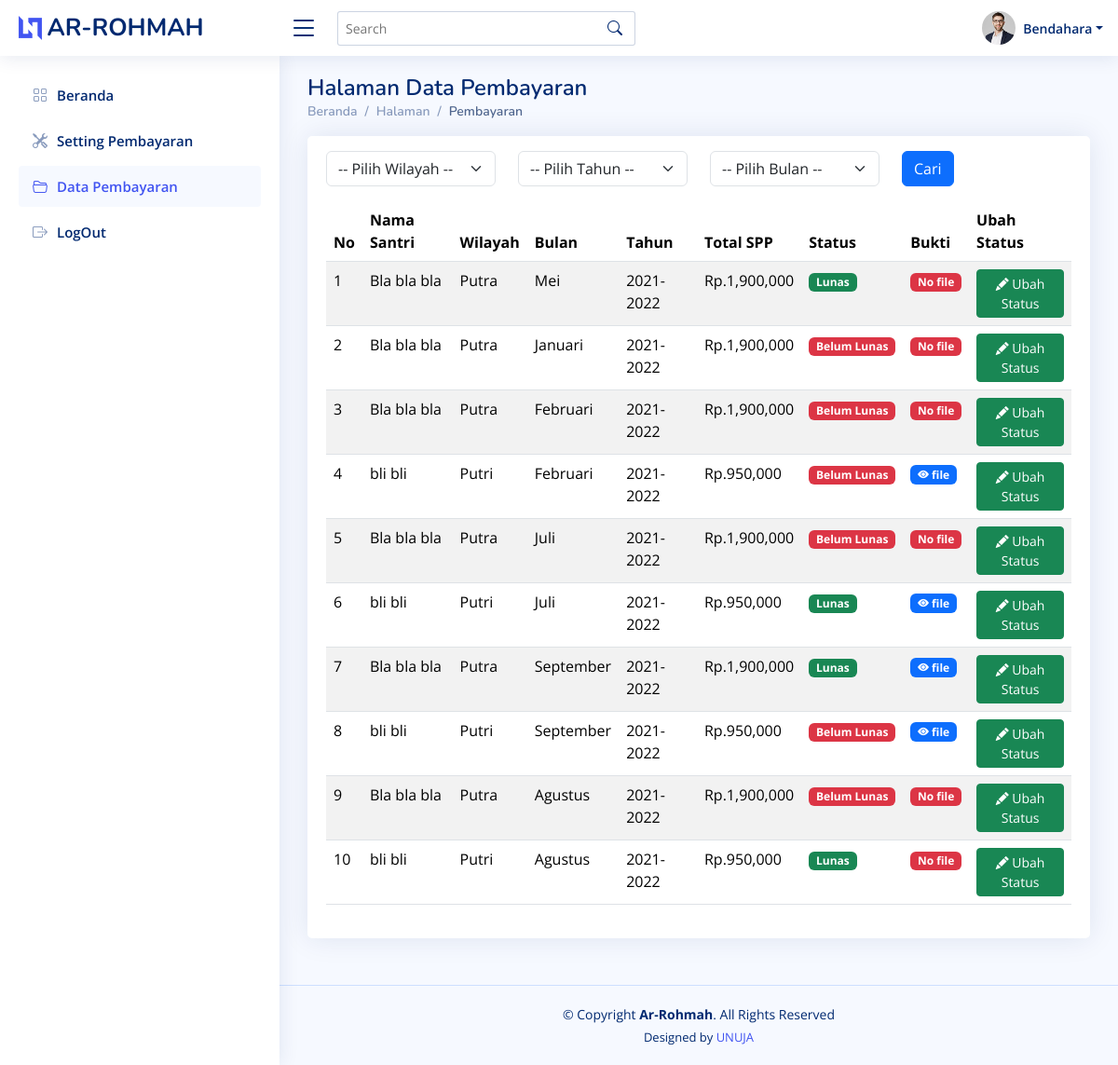
Page /bendahara/data-pembayaran-bendahara/ (signed in) on the committed database.
### administrator/models.py (models this page shows, shortened)
class SettingPembayaran(models.Model):
    STATUS=(
        ('Belum Lunas', 'Belum Lunas'),
        ('Lunas' , 'Lunas'),
    )
    tahun = models.CharField(max_length=200, blank=False, null=True)
    santri = models.ForeignKey(Santri, null=True, blank=True, on_delete=models.SET_NULL)
    wilayah = models.ForeignKey(Wilayah, null=True, blank=True, on_delete=models.SET_NULL)
    bulan = models.CharField(max_length=200, blank=False, null=True)
    status = models.CharField(max_length=200, blank=False, null=True, choices=STATUS)
    biaya = models.CharField(max_length=200, blank=False, null=True)
    date_created= models.DateTimeField(auto_now_add=True, null=True)
    file_bukti = models.FileField(upload_to='arsip/file_bukti',blank=True, null=True,max_length=300)
    class Meta:
        verbose_name_plural ="Setting Pembayaran"

class Santri(models.Model):
    Jk=(
        ('Laki-laki','Laki-laki'),
        ('Perempuan','Perempuan')
    )
    user = models.OneToOneField(User, null=True, on_delete=models.CASCADE)
    nama_santri = models.CharField(max_length=200, blank=True, null=True)
    jenis_kelamin = models.CharField(max_length=200, blank=True, null=True, choices=Jk)
    alamat = models.TextField (blank=True, null=True)
    no_hp =  models.CharField(max_length=100, blank=True, null=True)
    chat_id =  models.CharField(max_length=100, blank=True, null=True)
    wilayah = models.ForeignKey(Wilayah, null=True, blank=True, on_delete=models.SET_NULL)
    class Meta:
        verbose_name_plural ="santri"

class Wilayah(models.Model):
    nama_wilayah = models.CharField(max_length=200, blank=False, null=True)
    chat_id =  models.CharField(max_length=100, blank=True, null=True)
    aktif = models.BooleanField(default=True)
    class Meta:
        verbose_name_plural ="wilayah"

### administrator/decorators.py (the view)
        def perubahan_halaman(request, *args, **kwargs):
            group = None
            if request.user.groups.exists():
                group = request.user.groups.all()[0].name
            if group in yang_diizinkan :
                return fungsi_awal(request, *args, **kwargs)
            else:
                return HttpResponse('<h2><center>Anda Tidak Dijikankan Ke Tampilan ini</center></h2>')

### bendahara/templates/databayarbendahara.html (shortened to what this page needs)
{% extends 'base.html' %} {% load static %} {% load humanize %} {% block content %}
<main id="main" class="main">
    <div class="pagetitle">
      <h1>{{judul}}</h1>
      <nav>
        <ol class="breadcrumb">
          <li class="breadcrumb-item"><a href="{% url "berandabendahara" %}">Beranda</a></li>
          <li class="breadcrumb-item">Halaman</li>
          <li class="breadcrumb-item active">{{nama}}</li>
        </ol>
      </nav>
    </div>
    <section class="section">
        <div class="col-lg-12">
            <div class="card">
                <div class="card-body mt-3">
                    <form method="GET" action="">
                        <div class="row">
                            <div class="col-md-3">
                                <select name="wilayah" class="form-select">
                                    <option value="">-- Pilih Wilayah --</option>
                                </select>
                            </div>
                            <div class="col-md-3">
                                <select name="tahun" class="form-select">
                                    <option value="">-- Pilih Tahun --</option>
                                </select>
                            </div>
                            <div class="col-md-3">
                                <select name="bulan" class="form-select">
                                    <option value="">-- Pilih Bulan --</option>
                                </select>
                            </div>
                            <div class="col-md-3">
                                <button type="submit" class="btn btn-primary">Cari</button>
                            </div>
                        </div>
                    </form>
                    <table class="table table-striped mt-3">
                        <thead>
                            <tr>
                                <th>No</th>
                                <th>Nama Santri</th>
                                <th>Wilayah</th>
                                <th>Bulan</th>
                                <th>Tahun</th>
                                <th>Total SPP</th>
                                <th>Status</th>
                                <th>Bukti</th>
                                <th>Ubah Status</th>
                            </tr>
                        </thead>
                        <tbody>
                            {% for rw in bayar %}
                                <tr>
                                    <td>{{ forloop.counter }}</td>
                                    <td>{{ rw.santri.nama_santri }}</td>
                                    <td>{{ rw.santri.wilayah.nama_wilayah }}</td>
                                    <td>{{ rw.bulan }}</td>
                                    <td>{{ rw.tahun }}</td>
                                    <td>Rp.{{ rw.total|intcomma }}</td>
                                    <td>
                                        {% if rw.status == "Lunas" %}
                                        <span class="badge bg-success">Lunas</span>
                                    {% else %}
                                        <span class="badge bg-danger">Belum Lunas</span>
                                    {% endif %}
                                    </td>
                                    <td>
                                        {% if rw.file_bukti %}
                                        <a href="http://{{domain}}{{ rw.file_bukti.url }}" target="_blank">
                                            <span class="badge bg-primary">
                                                <i class="bi bi-eye-fill"></i> file
                                            </span>
                                        </a>
                                        {% else %}
                                        <span class="badge bg-danger">No file</span>
                                        {% endif %}</td>
                                    <td>
                                        <a href="{% url "ubahstatusbayar" rw.id %}" class="btn btn-success btn-sm"><i class="bi bi-pencil-fill"></i> Ubah Status</a>
                                    </td>
                                </tr>
                            {% empty %}
                                <tr>
                                    <td colspan="9" align="center">Data Pemasangan Status Selesai Kosong</td>
                                </tr>
                            {% endfor %}
                        </tbody>
                    </table>
                </div>
            </div>
        </div>
    </section>
  </main>
  {% endblock content %}

### templates/base.html (shortened to what this page needs)
{% load static %}
<!DOCTYPE html>
<html lang="en">
<head>
  <link href={% static "assets/vendor/bootstrap/css/bootstrap.min.css" %} rel="stylesheet">
  <link href={% static "assets/vendor/bootstrap-icons/bootstrap-icons.css" %} rel="stylesheet">
  <link href={% static "assets/vendor/boxicons/css/boxicons.min.css" %} rel="stylesheet">
  <link href={% static "assets/vendor/quill/quill.snow.css" %} rel="stylesheet">
  <link href={% static "assets/vendor/quill/quill.bubble.css" %} rel="stylesheet">
  <link href={% static "assets/vendor/remixicon/remixicon.css" %} rel="stylesheet">
  <link href={% static "assets/vendor/simple-datatables/style.css" %} rel="stylesheet">
  <link href={% static "assets/css/style.css" %} rel="stylesheet">
</head>
<body>
  <header id="header" class="header fixed-top d-flex align-items-center">
    <div class="d-flex align-items-center justify-content-between">
      <a href="index.html" class="logo d-flex align-items-center">
        <img src={% static "assets/img/logo.png" %} alt="">
        <span class="d-none d-lg-block">AR-ROHMAH</span>
      </a>
      <i class="bi bi-list toggle-sidebar-btn"></i>
    </div>
    <div class="search-bar">
      <form class="search-form d-flex align-items-center" method="POST" action="#">
        <input type="text" name="query" placeholder="Search" title="Enter search keyword">
        <button type="submit" title="Search"><i class="bi bi-search"></i></button>
      </form>
    </div>
    <nav class="header-nav ms-auto">
      <ul class="d-flex align-items-center">
        <li class="nav-item dropdown pe-3">
          <a class="nav-link nav-profile d-flex align-items-center pe-0" href="#" data-bs-toggle="dropdown">
            <img src={% static "assets/img/profile-img.jpg" %} alt="Profile" class="rounded-circle">
            {% for group in user.groups.all  %}
            {% if group.name == "bendahara" %}
            <span class="d-none d-md-block dropdown-toggle ps-2">Bendahara</span>
            {% endif %}
       {% endfor %}
          </a>
        </li>
      </ul>
    </nav>
  </header>
  {% include "navbar.html" %}
  {% block content %}
  {% endblock content %}
  <footer id="footer" class="footer">
    <div class="copyright">
      &copy; Copyright <strong><span>Ar-Rohmah</span></strong>. All Rights Reserved
    </div>
    <div class="credits">
      Designed by <a href="https://unuja.ac.id/">UNUJA</a>
    </div>
  </footer>
</body>
</html>

### templates/navbar.html (shortened to what this page needs)
  <aside id="sidebar" class="sidebar">
    <ul class="sidebar-nav" id="sidebar-nav">
      {% for group in user.groups.all  %}
      {% if group.name == "bendahara" %}
      <li class="nav-item">
        <a class="nav-link {% if menu == "bendaharaadmin" %}{% else %}collapsed{% endif %}" href="{% url "berandabendahara" %}">
          <i class="bi bi-grid"></i>
          <span>Beranda</span>
        </a>
      </li>
      <li class="nav-item">
        <a class="nav-link {% if menu == "settingbendahara" %}{% else %}collapsed{% endif %}" href="{% url "setting" %}">
          <i class="bi bi-tools"></i>
          <span>Setting Pembayaran</span>
        </a>
      </li>
      <li class="nav-item">
        <a class="nav-link {% if menu == "datapembayaranabendahara" %}{% else %}collapsed{% endif %}" href="{% url "datapembayaranabendahara" %}">
          <i class="bi bi-folder2-open"></i>
          <span>Data Pembayaran</span>
        </a>
      </li>
      {% endif %}
      {% endfor %}
      <li class="nav-item">
        <a class="nav-link collapsed" href="{% url "logout" %}">
          <i class="bi bi-box-arrow-right"></i>
          <span>LogOut</span>
        </a>
      </li>
    </ul>
  </aside>

### static/assets/css/style.css (style rules this page uses)
:root { scroll-behavior: smooth; }
body { font-family: "Open Sans", sans-serif; background: #f6f9ff; color: #444444; }
a { color: #4154f1; text-decoration: none; }
h1, h2, h3, h4, h5, h6 { font-family: "Nunito", sans-serif; }
#main { margin-top: 60px; padding: 20px 30px; transition: all 0.3s; }
.pagetitle { margin-bottom: 10px; }
.pagetitle h1 { font-size: 24px; margin-bottom: 0; font-weight: 600; color: #012970; }
.card { margin-bottom: 30px; border: none; border-radius: 5px; box-shadow: 0px 0 30px rgba(1, 41, 112, 0.1); }
.card-body { padding: 0 20px 20px 20px; }
.breadcrumb { font-size: 14px; font-family: "Nunito", sans-serif; color: #899bbd; font-weight: 600; }
.breadcrumb a { color: #899bbd; transition: 0.3s; }
.breadcrumb .breadcrumb-item::before { color: #899bbd; }
.breadcrumb .active { color: #51678f; font-weight: 600; }
.logo { line-height: 1; }
@media (min-width: 1200px) { .logo { width: 280px; } }
.logo img { max-height: 26px; margin-right: 6px; }
.logo span { font-size: 26px; font-weight: 700; color: #012970; font-family: "Nunito", sans-serif; }
.header { transition: all 0.5s; z-index: 997; height: 60px; box-shadow: 0px 2px 20px rgba(1, 41, 112, 0.1); background-color: #fff; padding-left: 20px; }
.header .toggle-sidebar-btn { font-size: 32px; padding-left: 10px; cursor: pointer; color: #012970; }
.header .search-bar { min-width: 360px; padding: 0 20px; }
.header .search-form { width: 100%; }
.header .search-form input { border: 0; font-size: 14px; color: #012970; border: 1px solid rgba(1, 41, 112, 0.2); padding: 7px 38px 7px 8px; border-radius: 3px; transition: 0.3s; width: 100%; }
.header .search-form button { border: 0; padding: 0; margin-left: -30px; background: none; }
.header .search-form button i { color: #012970; }
.header-nav ul { list-style: none; }
.header-nav>ul { margin: 0; padding: 0; }
.header-nav .nav-profile { color: #012970; }
.header-nav .nav-profile img { max-height: 36px; }
.header-nav .nav-profile span { font-size: 14px; font-weight: 600; }
.sidebar { position: fixed; top: 60px; left: 0; bottom: 0; width: 300px; z-index: 996; transition: all 0.3s; padding: 20px; overflow-y: auto; scrollbar-width: thin; scrollbar-color: #aab7cf transparent; box-shadow: 0px 0px 20px rgba(1, 41, 112, 0.1); background-color: #fff; }
@media (min-width: 1200px) { #main, #footer { margin-left: 300px; } }
.sidebar-nav { padding: 0; margin: 0; list-style: none; }
.sidebar-nav li { padding: 0; margin: 0; list-style: none; }
.sidebar-nav .nav-item { margin-bottom: 5px; }
.sidebar-nav .nav-link { display: flex; align-items: center; font-size: 15px; font-weight: 600; color: #4154f1; transition: 0.3; background: #f6f9ff; padding: 10px 15px; border-radius: 4px; }
.sidebar-nav .nav-link i { font-size: 16px; margin-right: 10px; color: #4154f1; }
.sidebar-nav .nav-link.collapsed { color: #012970; background: #fff; }
.sidebar-nav .nav-link.collapsed i { color: #899bbd; }
.footer { padding: 20px 0; font-size: 14px; transition: all 0.3s; border-top: 1px solid #cddfff; }
.footer .copyright { text-align: center; color: #012970; }
.footer .credits { padding-top: 5px; text-align: center; font-size: 13px; color: #012970; }

### rows in the picture
SettingPembayaran: santri.nama_santri "Bla bla bla", santri.wilayah.nama_wilayah "Putra", bulan "Mei", tahun "2021-2022", total "1,900,000", status "Lunas", file_bukti "No file"
SettingPembayaran: santri.nama_santri "Bla bla bla", santri.wilayah.nama_wilayah "Putra", bulan "Januari", tahun "2021-2022", total "1,900,000", status "Belum Lunas", file_bukti "No file"
SettingPembayaran: santri.nama_santri "Bla bla bla", santri.wilayah.nama_wilayah "Putra", bulan "Februari", tahun "2021-2022", total "1,900,000", status "Belum Lunas", file_bukti "No file"
SettingPembayaran: santri.nama_santri "bli bli", santri.wilayah.nama_wilayah "Putri", bulan "Februari", tahun "2021-2022", total "950,000", status "Belum Lunas"
SettingPembayaran: santri.nama_santri "Bla bla bla", santri.wilayah.nama_wilayah "Putra", bulan "Juli", tahun "2021-2022", total "1,900,000", status "Belum Lunas", file_bukti "No file"
SettingPembayaran: santri.nama_santri "bli bli", santri.wilayah.nama_wilayah "Putri", bulan "Juli", tahun "2021-2022", total "950,000", status "Lunas"
SettingPembayaran: santri.nama_santri "Bla bla bla", santri.wilayah.nama_wilayah "Putra", bulan "September", tahun "2021-2022", total "1,900,000", status "Lunas"
SettingPembayaran: santri.nama_santri "bli bli", santri.wilayah.nama_wilayah "Putri", bulan "September", tahun "2021-2022", total "950,000", status "Belum Lunas"
SettingPembayaran: santri.nama_santri "Bla bla bla", santri.wilayah.nama_wilayah "Putra", bulan "Agustus", tahun "2021-2022", total "1,900,000", status "Belum Lunas", file_bukti "No file"
SettingPembayaran: santri.nama_santri "bli bli", santri.wilayah.nama_wilayah "Putri", bulan "Agustus", tahun "2021-2022", total "950,000", status "Lunas", file_bukti "No file"

### other values in the picture
{{ judul }} "Halaman Data Pembayaran"
{{ nama }} "Pembayaran"
